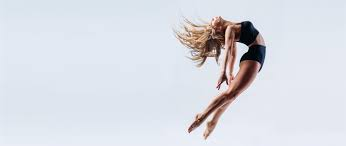
#> input picture nhị phân ảnh/Python/download.jpg, 346 x 146 px
$ python 'binary image.py'
#> lines starting #> are read from the running program, lines starting #| are printed output that depends on the picture; after the words box and inside, x2 and y2 are one past the last pixel; in counts of white or black regions, pixels touching at a corner belong together
import cv2
import numpy
img = cv2.imread('download.jpg',0)
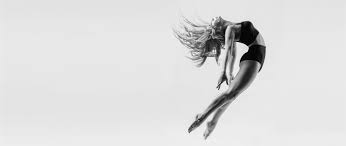
#> img: shape (146, 346); min 0, max 255, mean 219.6
ret,gray=cv2.threshold(img,127,256,cv2.THRESH_BINARY)
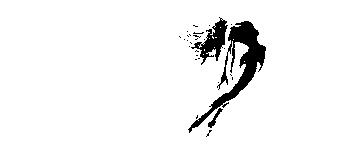
#> gray: shape (146, 346); 94.8% white; 28 black regions (25 under 20 px), largest, box (x1, y1, x2, y2) and area: (188, 21, 266, 133) 1825, (191, 17, 228, 65) 640, (208, 108, 223, 128) 84
cv2.imshow('orginal image',img)
cv2.imshow('binary image',gray)
cv2.waitKey(0)
#> (the run stopped early here; a loop or call above may not have finished)
